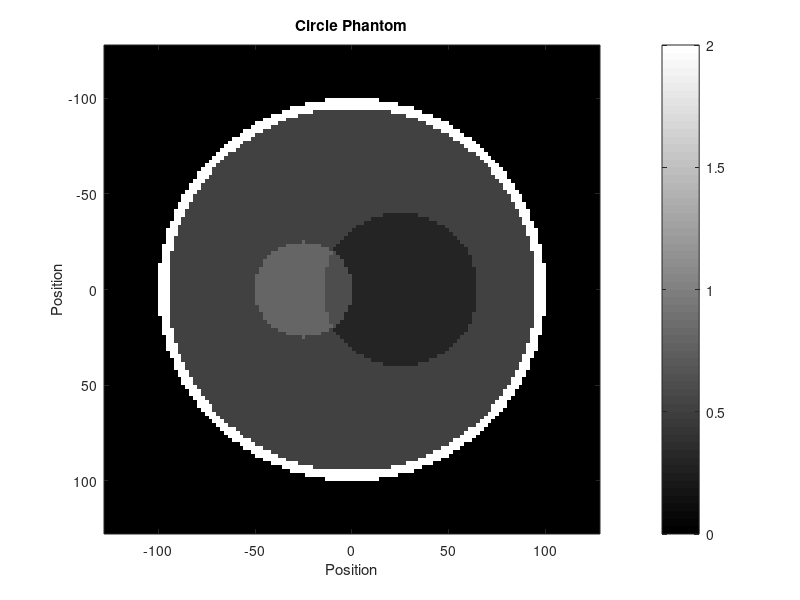
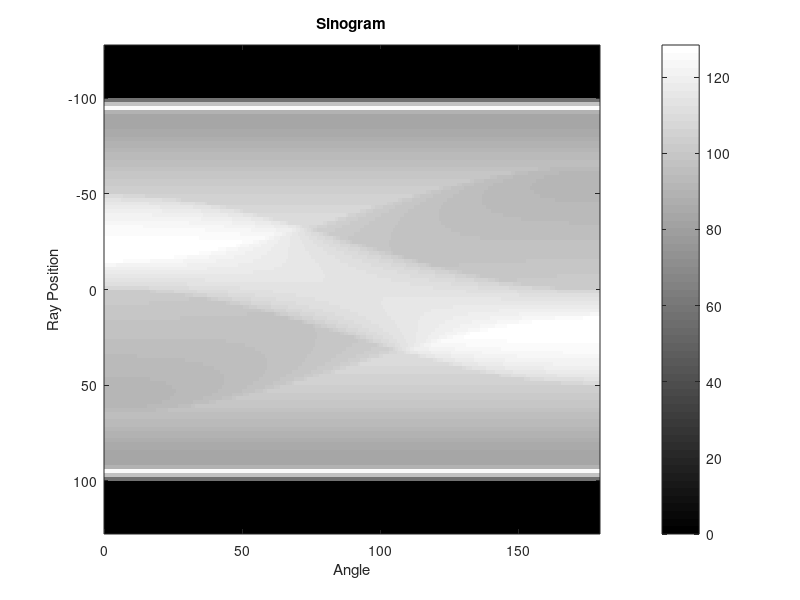
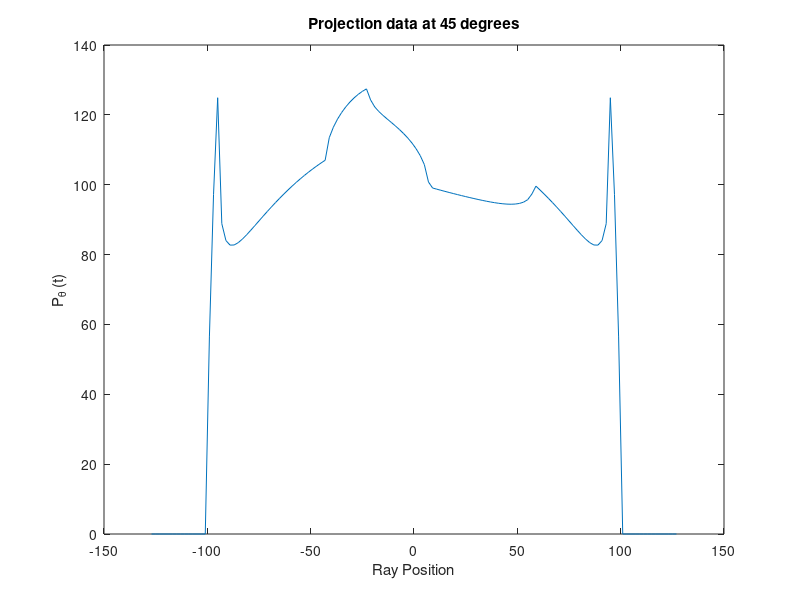
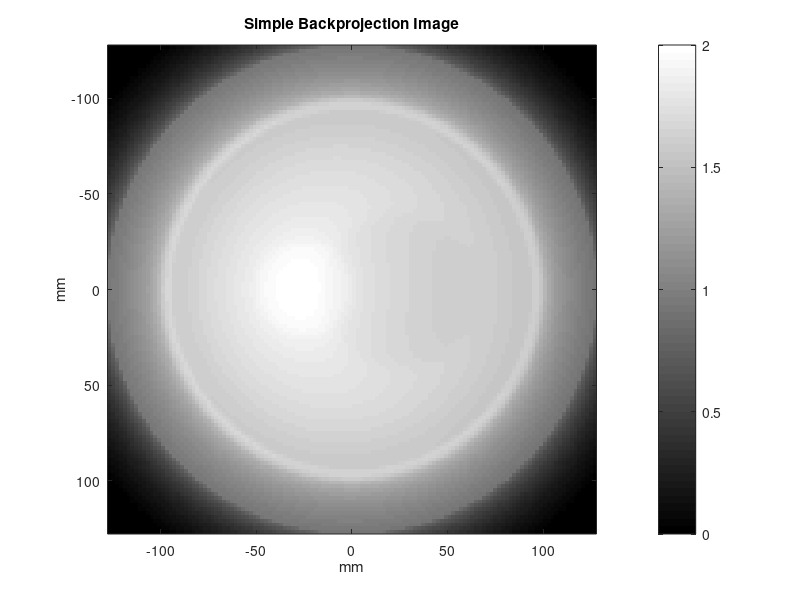

MATLAB code to generate these figures, in order: (Note: this script raises an error after producing the figures.)
%% Program Rekonstruksi Circle Phantom 128 Pixel%%
%%Fadilla Sofa Amatullah%%
%%10217012%%

clc
clear all

%% Inisiasi phantom uji

%Menentukan parameter citra : Jumlah pixel, ukuran pixel, posisi titik 
%pusat, radius dan koefisien atenuasi
nx = 128;                       
ny = 128;                       
ps = 2;                         
cx = [0; 0; 25; -25];           
cy = [0; 0; 0; 0];
radius = [100; 95; 40; 25];     
at = [2; -1.5; -0.2; 0.3];            

x = zeros(1,nx);
y = zeros(ny,1);
xx = zeros(nx,ny);
yy = zeros(nx,ny);
phantom = zeros(nx,ny);

x(1,1) = -nx+(ps/2);
y(1,1) = ny-(ps/2);

for i = 2 : nx
    x(1,i)= x(1,1)+(i-1)*ps;
    y(i,1)= y(1,1)-(i-1)*ps;
end

for i = 1 : nx
    for j = 1 : ny
        xx(i,j) = x(1,j);
        yy(i,j) = y(i,1);
    end
end

% Menentukan nilai gray level/ nilai koefisien atenuasi phantom
for i = 1:size(cx,1)
    sx = cx(i,1);
    sy = cy(i,1);
    rad = radius(i,1);
    a = at(i,1);
    for j=1:nx
        for k=1:ny
            if ((((xx(j,k)-sx)/rad).^2 + ((yy(j,k)-sy)/rad).^2) <= 1);
                if phantom(j,k)==0
                    phantom(j,k) = a;
                else
                    phantom(j,k)=a+phantom(j,k);
                end
            end
        end
    end
end

%Menampilkan gambar phantom
figure(1)
   imagesc(x, y, phantom)               
    colormap('gray')
    title('Circle Phantom')
    xlabel('Position')
    ylabel('Position')
    colorbar

%% Akuisisi data proyeksi (sinogram)
% Penentuan jumlah berkas sinar dan jumlah sudut proyeksi
nr = 128;
dr = 2;
na = nr*2;
r = zeros(1,nr);
rr = zeros(na,nr);
angle = zeros(na,1);
sg = zeros(na,nr);
r(1,1) = -nr + (dr/2);

for i = 2:nr
    r(1,i) = r(1,1)+(i-1)*dr;
end 

for i = 1:na
    angle(i,1) = (i-1)/na*pi;
end

for i = 1:na
    for j = 1:nr
        rr(i,j) = r(1,j);
    end
end

% Penentuan data nilai tiap pixel pada sinogram
for i = 1:size(cx,1)
    sx = cx(i,1);
    sy = cy(i,1);
    rad = radius(i,1);
    a = at(i,1);
    tau = zeros(nr,na);
    for j = 1:na
        for k = 1:nr
            tau(j,k) = sx*cos(angle(j,1)) + sy*sin(angle(j,1));
            if((rr(j,k)-tau(j,k))^2 <= rad^2)
                sg(j,k)=sg(j,k)+a*2*sqrt(rad^2-(rr(j,k)-tau(j,k))^2);
            end
        end
    end
end

% Menampilkan gambar hasil sinogram
figure(2)
   imagesc(angle/pi*180,r, sg')   
    colormap('gray')                 
    title('Sinogram')
    xlabel('Angle')
    ylabel('Ray Position')
    colorbar
    
figure(3)
    plot(r, sg(64,:))
    title('Projection data at 45 degrees');
    xlabel('Ray Position');
    ylabel('P_\theta (t)');
%% Rekonstruksi Citra dengan Proyeksi Balik Tanpa Filter
disp(sprintf('\nProyeksi Balik Citra...'));
% Proses proyeksi balik dari data sinogram
sinogram = sg'; 
lamin = zeros(nx,ny);  
  for ia = 1:na
    projection_ia=sinogram(:,ia); 
    projection_smear=repmat (projection_ia,1,128);
    rot= imrotate(projection_smear', ia*180/256, 'bicubic','crop');
    lamin=lamin+rot';   
  end

%Kalibrasi nilai gray level
m = max(max(lamin))+abs(min(min(lamin)));
lamin = ((lamin + abs(min(min(lamin))))/m)*2;
  
% Menampilkan hasil citra dengan proyeksi balik
figure(4)
imagesc(x, y, lamin'); colormap('gray'); axis('image')
title('Simple Backprojection Image')
xlabel('mm')  
ylabel('mm')
colorbar

%Hitung Nilai PSNR
input = phantom;
output = lamin';
M = 128;
N = 128;
peakval = 2;
Fungsi(input,output,M,N,peakval);
%% Rekonstruksi Citra dengan Penerapan Filter Ram-Lak
disp(sprintf('\nFilter Ram-Lak...'));
% Perkalian sinogram dalam domain frekuensi dengan nilai frekuensi pada
% filter Ram-Lak

sinogramfiltered=sinogram;     
a = length(sinogram);
freq=linspace(-1, 1, a/2).';
Filter = abs(freq);
Filtersp = ifftshift(ifft(ifftshift(Filter)));
Filtersp = real(Filtersp);
sinogramfilt = zeros(nr,na);
for i = 1:na
    sinogramfilt(:,i)=imfilter(sinogramfiltered(:,i),Filtersp,'same','conv');    
end

% Proyeksi balik citra
  bpf_recon = zeros(nx,ny);
  for ia = 1:na
    bpf_ia=sinogramfilt(:,ia);
    bpf_smear=repmat(bpf_ia,1,128);
    rot1= imrotate(bpf_smear', ia*180/256, 'bicubic','crop');   
    bpf_recon=bpf_recon+rot1';
  end
  
  m = max(max(bpf_recon))+abs(min(min(bpf_recon)));
  bpf_recon = ((bpf_recon + abs(min(min(bpf_recon))))/m)*2;

 figure(5)
 imagesc(angle/pi*180,r, sinogramfilt)   
   colormap('gray')                 
   title('Sinogram Filtered Ram-Lak')
   xlabel('Angle')
   ylabel('Ray Position')
   colorbar
    
% Plot respon frekuensi
figure(6)
plot(freq, Filtersp);  
title('Respon Filter Ram-Lak')
xlabel('Freq')
ylabel('Amplitude')
  
% Menampilkan rekonstruksi citra dengan penerapan Filter Ram-Lak
 figure(7)
  imagesc(x, y, bpf_recon'); colormap('gray'); 
  axis('image')  
  title('Citra dengan Filter Ram-Lak')
  xlabel('Position')
  ylabel('Position')
  colorbar
  
%Hitung Nilai PSNR
input = phantom;
output = bpf_recon';
M = 128;
N = 128;
peakval = 2;
Fungsi(input,output,M,N,peakval);
%% Rekonstruksi Citra dengan Penerapan Filter Hamming
disp(sprintf('\nFilter Hamming...'));
% Perkalian sinogram dalam domain frekuensi dengan nilai frekuensi pada
% filter Hamming
sinogramfiltered2=sinogram;
b = length(sinogram);
hamm = zeros(b/2,1);
freq=linspace(-1, 1, b/2).';
absfreq = abs(freq);
for i=1:b/2
    hamm(i,1)=0.54+0.46*cos(pi*freq(i,1));
end
hamm = hamm.*absfreq;
hammsp = real(ifftshift(ifft(ifftshift(hamm))));
sinogramfit2 = zeros(nr,na);
for i = 1:na
    sinogramfilt2(:,i)=imfilter(sinogramfiltered2(:,i),hammsp,'same','conv');    
end
% Proyeksi balik citra
bpf_recon2 = zeros(nx,ny);
  for ia = 1:na
    bpf_ia2=sinogramfilt2(:,ia);
    bpf_smear2=repmat(bpf_ia2,1,128);
    rot2= imrotate(bpf_smear2', ia*180/256, 'bicubic','crop');   
    bpf_recon2=bpf_recon2+rot2';
  end
  
% Kalibrasi nilai gray level   
m = max(max(bpf_recon2))+abs(min(min(bpf_recon2)));
bpf_recon2 = ((bpf_recon2 + abs(min(min(bpf_recon2))))/m)*2;
  
% Plot respon frekuensi
figure(8)
plot(freq, hammsp);  
title('Respon Filter Hamming')
xlabel('Freq')
ylabel('Amplitude')
  
% Menampilkan rekonstruksi citra dengan penerapan Filter Hamming
figure(9)
imagesc(x, y, bpf_recon2'); colormap('gray'); 
axis('image')  
title('Citra dengan Filter Hamming')
xlabel('Position')
ylabel('Position')
colorbar

%Hitung Nilai PSNR
input = phantom;
output = bpf_recon2';
M = 128;
N = 128;
peakval = 2;
Fungsi(input,output,M,N,peakval);
%% Rekonstruksi Citra dengan Penerapan Filter Hanning
disp(sprintf('\nFilter Hanning...'));
% Perkalian sinogram dalam domain frekuensi dengan nilai frekuensi pada
% filter Hanning
sinogramfiltered3=sinogram;
c = length(sinogram);
hann = zeros(c/2,1);
freq=linspace(-1, 1, c/2).';
absfreq = abs(freq);
for i=1:c/2
    hann(i,1)=0.5*(1+cos(pi*freq(i,1)));
end
hann = hann.*absfreq;
hannsp = real(ifftshift(ifft(ifftshift(hann))));
sinogramfilt3 = zeros(nr,na);
for i = 1:na
    sinogramfilt3=imfilter(sinogramfiltered3,hannsp,'same','conv');  
end

%Proyeksi balik data sinogram
bpf_recon3 = zeros(nx,ny);
  for ia = 1:na
    bpf_ia3=sinogramfilt3(:,ia);
    bpf_smear3=repmat(bpf_ia3,1,128);
    rot3= imrotate(bpf_smear3', ia*180/256, 'bicubic','crop');   
    bpf_recon3=bpf_recon3+rot3';
  end

% Kalibrasi nilai gray level
m = max(max(bpf_recon3))+abs(min(min(bpf_recon3)));
bpf_recon3 = ((bpf_recon3 + abs(min(min(bpf_recon3))))/m)*2;
  
% Plot respon frekuensi Hanning
figure(10)
plot(freq, hannsp);  
title('Respon Filter Hanning')
xlabel('Freq')
ylabel('Amplitude')

% Menampilkan rekonstruksi citra dengan penerapan Filter Hanning
figure(11)
imagesc(x, y, bpf_recon3'); colormap('gray'); 
axis('image')  
title('Citra dengan Filter Hanning')
xlabel('Position')
ylabel('Position')
colorbar

%Hitung Nilai PSNR
input = phantom;
output = bpf_recon3';
M = 128;
N = 128;
peakval = 2;
Fungsi(input,output,M,N,peakval);

function [MSE,PSNR] = Fungsi(input,output,M,N,peakval)
    MSE = sum(sum((input-output).^2))/(M*N);
    PSNR = 10*log10((peakval^2)/MSE);
    fprintf('MSE : %7.2f ', MSE);
    fprintf('\nPSNR : %9.7f dB \n', PSNR);
end